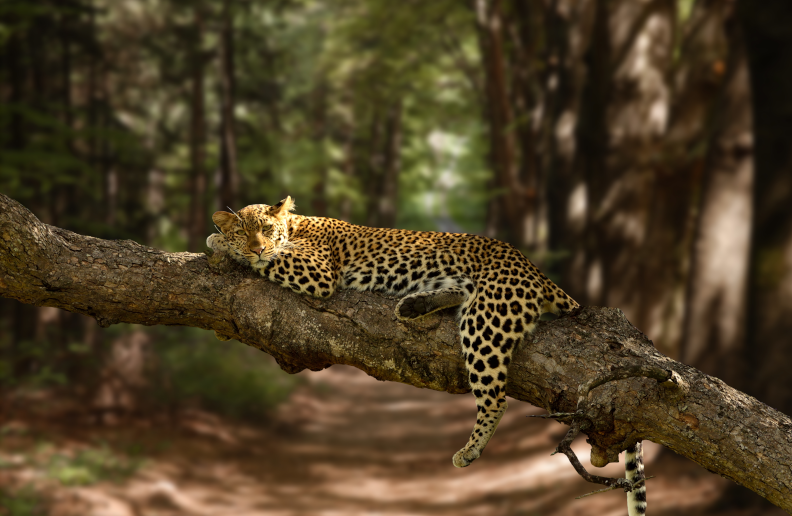
#> input picture images/bigcat.png, 792 x 516 px
$ python MakeHistogram.py images/bigcat.png out.png 1.0
#> lines starting #> are read from the running program, lines starting #| are printed output that depends on the picture
import imageio as iio
import matplotlib.pyplot as plt
import numpy as np
import sys

inputFileName = sys.argv[1]
outputFileName = sys.argv[2]
ylimit = float(sys.argv[3])

im = iio.imread(uri=inputFileName)
#> im is the input picture: shape (516, 792, 4); mean R, G, B, A 77.6, 62.7, 36.9, 255

# tuple to select colors of each channel line
colors = ("red", "green", "blue")

# create the histogram plot, with three lines, one for
# each color
fig = plt.figure()
plt.xlim([0, 256])
for channel_id, color in enumerate(colors):
    histogram, bin_edges = np.histogram(
        im[:, :, channel_id], bins=256, range=(0, 256)
    )
    plt.plot(bin_edges[0:-1], histogram, color=color)

plt.title("Color Histogram")
plt.xlabel("Color value")
plt.ylabel("Pixel count")
plt.ylim(0, ylimit)

fig.savefig(outputFileName, bbox_inches='tight')
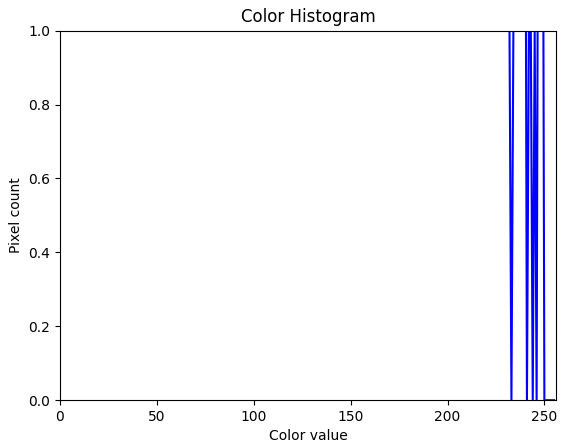
#> figure drawn by matplotlib, 1 panel; curve peaks at x = 43, y = 4722; curve peaks at x = 35, y = 5636; curve peaks at x = 14, y = 11096

$ run again, on images/turtle.png
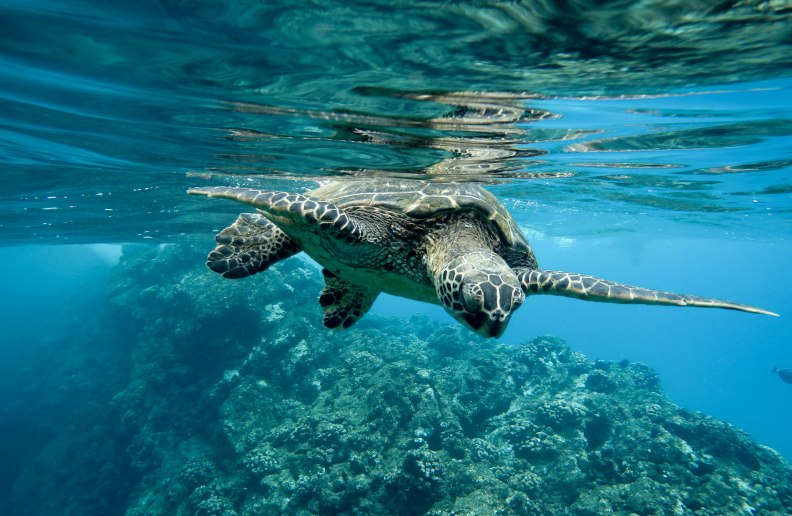
#> input picture images/turtle.png, 792 x 516 px
#> im is the input picture: shape (516, 792, 4); mean R, G, B, A 26.4, 114.3, 131.3, 255
#> `fig.savefig(outputFileName, bbox_inches='tight')`:
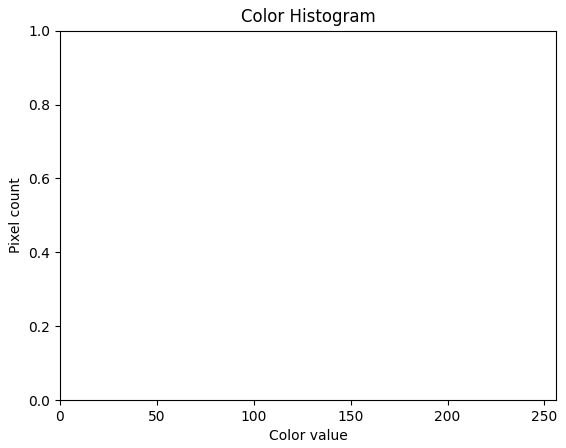
#> figure drawn by matplotlib, 1 panel; curve peaks at x = 1, y = 125647; curve peaks at x = 88, y = 4649; curve peaks at x = 98, y = 5402
